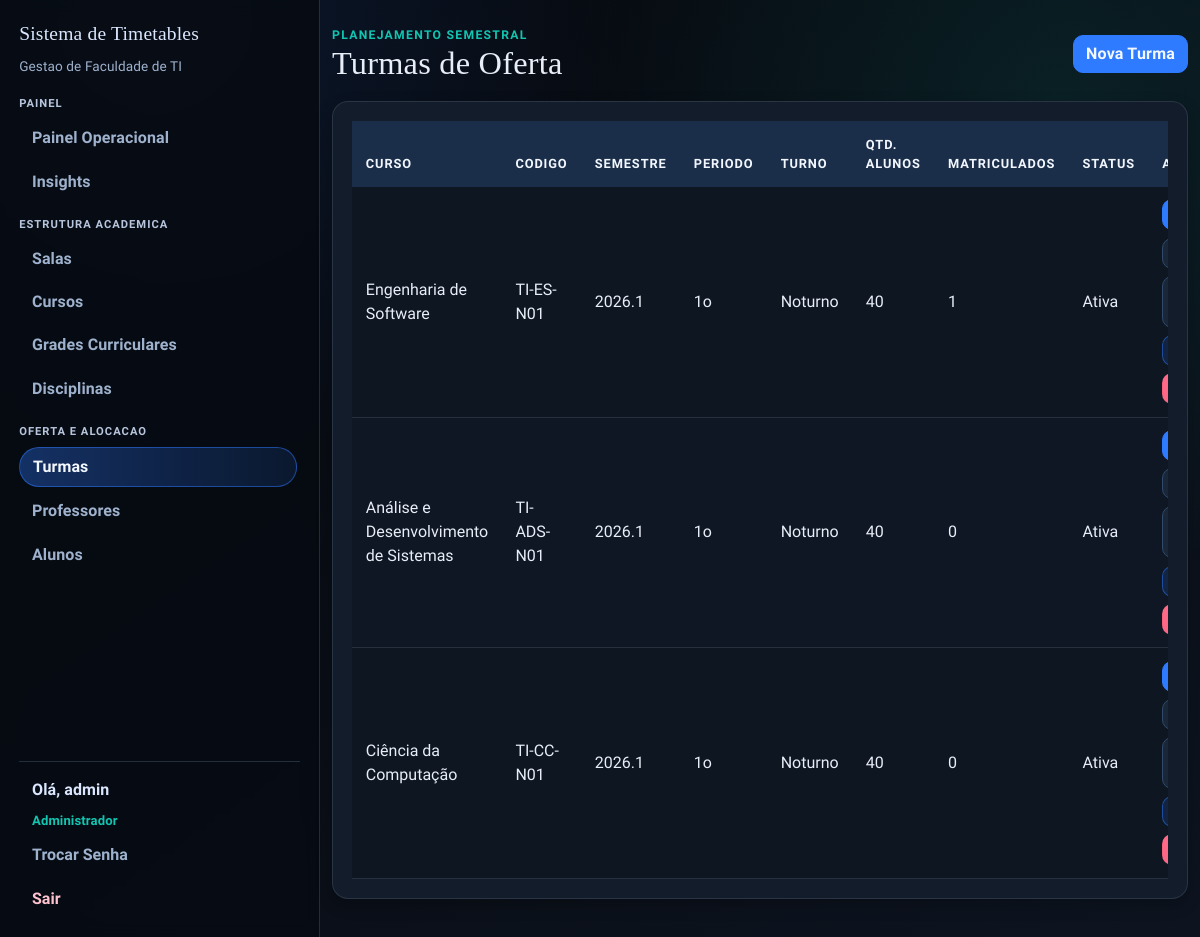
Page /turmas (signed in) on the committed database.
### app/models.py (models this page shows, shortened)
class User(UserMixin, db.Model):
    id = db.Column(db.Integer, primary_key=True)
    username = db.Column(db.String(64), unique=True, nullable=False)
    email = db.Column(db.String(120), unique=True, nullable=False)
    password_hash = db.Column(db.String(128))
    role = db.Column(db.String(20), default='professor')  # 'admin' or 'professor'
    disciplinas_aptas = db.relationship(
        "Disciplina",
        secondary=professor_disciplina,
        lazy="select",
        backref=db.backref("professores_aptos", lazy="select"),
    )
    def is_admin(self):
        return self.role == 'admin'

class Turma(db.Model):
    id = db.Column(db.Integer, primary_key=True)
    curso_id = db.Column(db.Integer, db.ForeignKey("curso.id"), nullable=False)
    codigo = db.Column(db.String(30), nullable=False)
    semestre_letivo = db.Column(db.String(20), nullable=False)
    periodo = db.Column(db.Integer, nullable=False)
    turno = db.Column(db.String(20), nullable=False, default="noturno")
    quantidade_alunos = db.Column(db.Integer, nullable=True)
    ativa = db.Column(db.Boolean, nullable=False, default=True)
    curso = db.relationship("Curso", backref=db.backref("turmas", lazy="select"))
    __table_args__ = (
        db.UniqueConstraint("curso_id", "codigo", "semestre_letivo", name="unique_turma_codigo_semestre"),
    )

class Curso(db.Model):
    id = db.Column(db.Integer, primary_key=True)
    nome = db.Column(db.String(120), nullable=False, unique=True)
    codigo = db.Column(db.String(20), nullable=False, unique=True)
    quantidade_periodos = db.Column(db.Integer, nullable=False, default=8)
    ativo = db.Column(db.Boolean, nullable=False, default=True)

### app/routes/admin.py (the view)
@bp.route("/turmas")
@login_required
@admin_required
def turmas():
    turmas = (
        Turma.query.options(joinedload(Turma.curso))
        .order_by(Turma.semestre_letivo.desc(), Turma.curso_id.asc(), Turma.codigo.asc())
        .all()
    )
    matriculas_por_turma = dict(
        db.session.query(Matricula.turma_id, func.count(Matricula.id))
        .group_by(Matricula.turma_id)
        .all()
    )
    delete_form = DeleteForm()
    return render_template(
        "turmas.html",
        turmas=turmas,
        delete_form=delete_form,
        turno_label_for=get_turno_label,
        matriculas_por_turma=matriculas_por_turma,
    )

### app/forms.py (called while the page is built)
def get_turno_label(turno):
    labels_by_turno = dict(TURNO_CHOICES)
    return labels_by_turno.get(turno, "Nao definido")

### app/models.py (called while the page is built)
@login_manager.user_loader
def load_user(user_id):
    return db.session.get(User, int(user_id))

### app/routes/helpers.py (called while the page is built)
def admin_required_redirect():
    if getattr(current_user, "is_authenticated", False) and current_user.is_admin():
        return None
    flash("Acesso restrito ao administrador.", "danger")
    return redirect(url_for("main.index"))

def admin_required(view_func):
    @wraps(view_func)
    def wrapper(*args, **kwargs):
        guard = admin_required_redirect()
        if guard:
            return guard
        return view_func(*args, **kwargs)
    return wrapper

### templates/turmas.html (shortened to what this page needs)
{% extends "base.html" %}
{% block content %}
<section class="stagger-in">
  <div class="page-head">
    <div>
      <p class="eyebrow">Planejamento Semestral</p>
      <h1>Turmas de Oferta</h1>
    </div>
    <a href="{{ url_for('main.new_turma') }}" class="btn btn-primary">Nova Turma</a>
  </div>
  <div class="surface table-shell">
    <div class="table-responsive">
      <table class="table">
        <thead>
          <tr>
            <th>Curso</th>
            <th>Codigo</th>
            <th>Semestre</th>
            <th>Periodo</th>
            <th>Turno</th>
            <th>Qtd. Alunos</th>
            <th>Matriculados</th>
            <th>Status</th>
            <th>Acoes</th>
          </tr>
        </thead>
        <tbody>
          {% for turma in turmas %}
          <tr>
            <td>{{ turma.curso.nome if turma.curso else 'Curso removido' }}</td>
            <td>{{ turma.codigo }}</td>
            <td>{{ turma.semestre_letivo }}</td>
            <td>{{ turma.periodo }}o</td>
            <td>{{ turno_label_for(turma.turno) }}</td>
            <td>{{ turma.quantidade_alunos if turma.quantidade_alunos else '-' }}</td>
            <td>{{ matriculas_por_turma.get(turma.id, 0) }}</td>
            <td>{{ 'Ativa' if turma.ativa else 'Inativa' }}</td>
            <td class="actions-cell">
              <a href="{{ url_for('main.turma_quadro', id=turma.id) }}" class="btn btn-sm btn-primary">Quadro</a>
              <a href="{{ url_for('main.turma_alunos', id=turma.id) }}" class="btn btn-sm btn-outline-secondary">Alunos</a>
              <form
                method="POST"
                action="{{ url_for('main.gerar_turma_quadro', id=turma.id) }}"
                class="d-inline"
                onsubmit="return confirm('Gerar quadro automatico para esta turma?');"
              >
                <button type="submit" class="btn btn-sm btn-secondary">Gerar Quadro</button>
              </form>
              <a href="{{ url_for('main.edit_turma', id=turma.id) }}" class="btn btn-sm btn-edit">Editar</a>
              <form
                method="POST"
                action="{{ url_for('main.delete_turma', id=turma.id) }}"
                class="d-inline"
                onsubmit="return confirm('Tem certeza que deseja deletar esta turma?');"
              >
                <button type="submit" class="btn btn-sm btn-danger">Deletar</button>
              </form>
            </td>
          </tr>
          {% endfor %}
        </tbody>
      </table>
    </div>
  </div>
</section>
{% endblock %}

### templates/base.html (shortened to what this page needs)
<!doctype html>
<html lang="pt-br">
  <head>
    <link
      href="https://cdn.jsdelivr.net/npm/bootstrap@5.1.3/dist/css/bootstrap.min.css"
      rel="stylesheet"
    />
    <link rel="stylesheet" href="{{ url_for('static', filename='css/styles.css') }}" />
  </head>
  <body>
    {% if current_user.is_authenticated %}
    {% set current_endpoint = request.endpoint or '' %}
    <div class="app-shell">
      <aside class="app-sidebar">
        <a class="app-brand" href="{{ url_for('main.index') }}">Sistema de Timetables</a>
        <p class="sidebar-subtitle">Gestao de Faculdade de TI</p>
        <nav class="sidebar-nav">
          <ul class="nav flex-column gap-3">
            {% if current_user.is_admin() %}
            <li class="nav-group">
              <p class="sidebar-group-title">Painel</p>
              <a class="sidebar-link {{ 'is-active' if current_endpoint == 'main.admin_dashboard' else '' }}" href="{{ url_for('main.admin_dashboard') }}">Painel Operacional</a>
              <a class="sidebar-link {{ 'is-active' if current_endpoint == 'main.admin_insights' else '' }}" href="{{ url_for('main.admin_insights') }}">Insights</a>
            </li>
            <li class="nav-group">
              <p class="sidebar-group-title">Estrutura Academica</p>
              <a class="sidebar-link {{ 'is-active' if current_endpoint in ['main.salas', 'main.new_sala', 'main.edit_sala'] else '' }}" href="{{ url_for('main.salas') }}">Salas</a>
              <a class="sidebar-link {{ 'is-active' if current_endpoint in ['main.cursos', 'main.new_curso', 'main.edit_curso'] else '' }}" href="{{ url_for('main.cursos') }}">Cursos</a>
              <a class="sidebar-link {{ 'is-active' if current_endpoint in ['main.grades', 'main.new_grade', 'main.edit_grade', 'main.grade_items', 'main.new_grade_item', 'main.edit_grade_item'] else '' }}" href="{{ url_for('main.grades') }}">Grades Curriculares</a>
              <a class="sidebar-link {{ 'is-active' if current_endpoint in ['main.disciplinas', 'main.new_disciplina', 'main.edit_disciplina'] else '' }}" href="{{ url_for('main.disciplinas') }}">Disciplinas</a>
            </li>
            <li class="nav-group">
              <p class="sidebar-group-title">Oferta e Alocacao</p>
              <a class="sidebar-link {{ 'is-active' if current_endpoint in ['main.turmas', 'main.new_turma', 'main.edit_turma', 'main.turma_quadro', 'main.turma_alunos', 'main.delete_turma_matricula', 'main.alocar_professor_timetable', 'main.alocar_professores_turma_lote'] else '' }}" href="{{ url_for('main.turmas') }}">Turmas</a>
              <a class="sidebar-link {{ 'is-active' if current_endpoint in ['main.professores', 'main.new_professor', 'main.edit_professor'] else '' }}" href="{{ url_for('main.professores') }}">Professores</a>
              <a class="sidebar-link {{ 'is-active' if current_endpoint in ['main.alunos', 'main.new_aluno', 'main.edit_aluno'] else '' }}" href="{{ url_for('main.alunos') }}">Alunos</a>
            </li>
            {% else %}
            <li class="nav-group">
              <p class="sidebar-group-title">Professor</p>
              <a class="sidebar-link {{ 'is-active' if current_endpoint == 'main.professor_dashboard' else '' }}" href="{{ url_for('main.professor_dashboard') }}">Minhas Turmas</a>
            </li>
            {% endif %}
          </ul>
        </nav>
        <div class="sidebar-user">
          <span class="sidebar-greeting">Ol&aacute;, {{ current_user.username }}</span>
          <span class="sidebar-role">{{ 'Administrador' if current_user.is_admin() else 'Professor' }}</span>
          <a class="sidebar-link {{ 'is-active' if current_endpoint == 'main.change_password' else '' }}" href="{{ url_for('main.change_password') }}">Trocar Senha</a>
          <a class="sidebar-link sidebar-link-logout" href="{{ url_for('main.logout') }}">Sair</a>
        </div>
      </aside>
      <main class="app-content">
        <div class="container app-main">
    {% endif %}
      {% block content %}{% endblock %}
    {% if current_user.is_authenticated %}
        </div>
      </main>
    </div>
    {% else %}
    </main>
    {% endif %}
  </body>
</html>

### rows in the picture
User: username "admin", role "Administrador"
Turma: curso "Engenharia de Software", codigo "TI-ES-N01", semestre_letivo "2026.1", periodo "1", turno "Noturno", quantidade_alunos "40", get "1", ativa "Ativa"
Turma: curso "Análise e Desenvolvimento de Sistemas", codigo "TI-ADS-N01", semestre_letivo "2026.1", periodo "1", turno "Noturno", quantidade_alunos "40", get "0", ativa "Ativa"
Turma: curso "Ciência da Computação", codigo "TI-CC-N01", semestre_letivo "2026.1", periodo "1", turno "Noturno", quantidade_alunos "40", get "0", ativa "Ativa"
